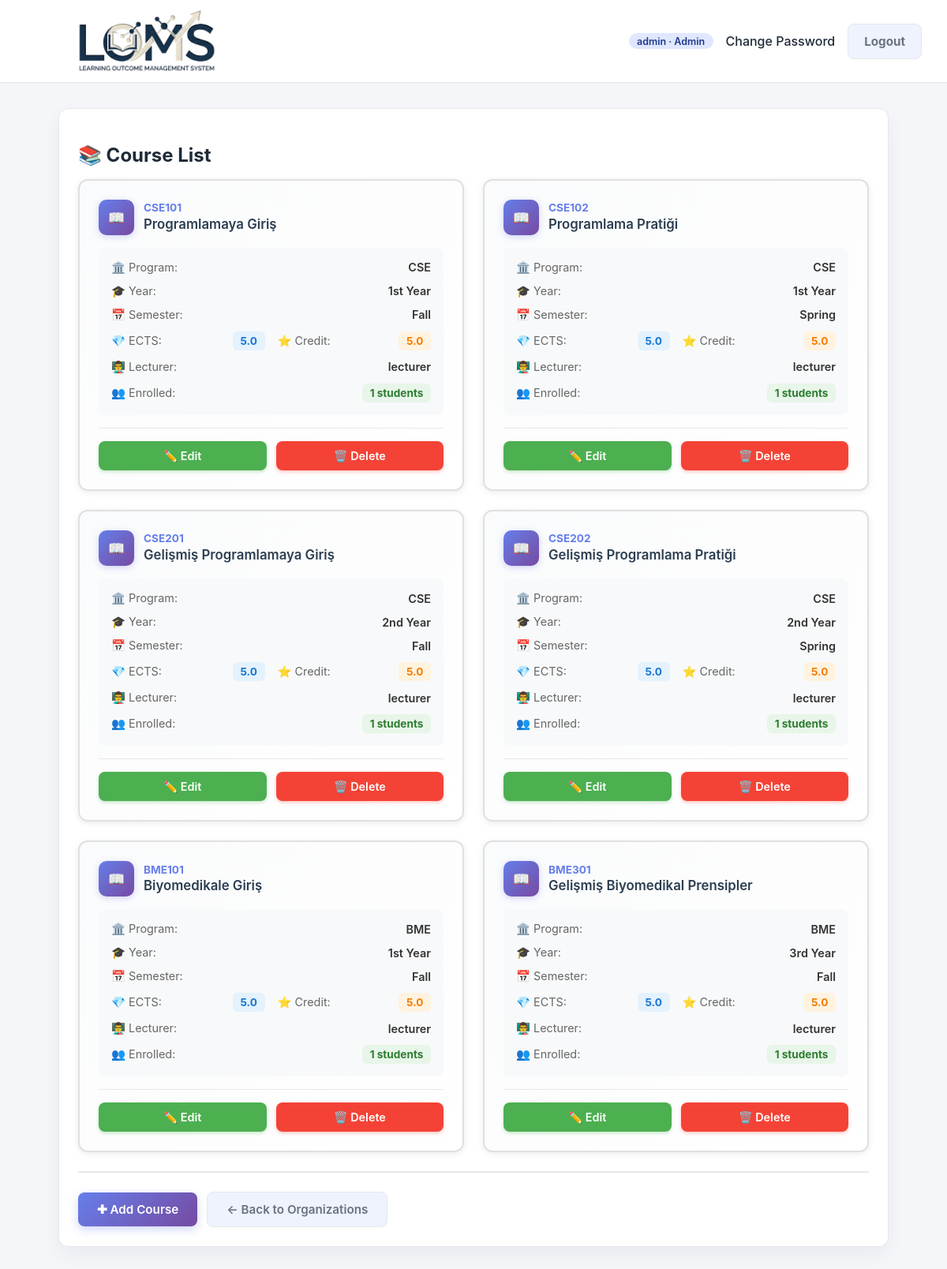
Screenshot of /courses/ (signed in) with the database file from the repository.
### accounts/models.py (models this page shows, shortened)
class CustomUser(AbstractUser):
    class Role(models.TextChoices):
        ADMIN = "ADMIN", "Admin"
        STUDENT_AFFAIRS = "STUDENT_AFFAIRS", "Student Affairs"
        FACULTY_MEMBER = "FACULTY_MEMBER", "Faculty Member"
        LECTURER = "LECTURER", "Lecturer"
        STUDENT = "STUDENT", "Student"
    role = models.CharField(
        max_length=32,
        choices=Role.choices,
        default=Role.STUDENT,
    )
    student_grade = models.PositiveSmallIntegerField(
        null=True,
        blank=True,
        help_text="Student grade / academic year (1-4).",
    )
    student_faculty = models.ForeignKey(
        "organizations.Faculty",
        null=True,
        blank=True,
        on_delete=models.SET_NULL,
        related_name="students",
        help_text="Faculty the student is enrolled in.",
    )
    student_program = models.ForeignKey(
        "organizations.Program",
        null=True,
        blank=True,
        on_delete=models.SET_NULL,
        related_name="students",
        help_text="Program the student belongs to.",
    )
    faculty_member_faculty = models.ForeignKey(
        "organizations.Faculty",
        null=True,
        blank=True,
        on_delete=models.SET_NULL,
        related_name="faculty_members",
        help_text="Faculty this faculty member is responsible for.",
    )
    lecturer_programs = models.ManyToManyField(
        "organizations.Program",
        blank=True,
        related_name="lecturers",
        help_text="Programs assigned to this lecturer.",
    )
    lecturer_courses = models.ManyToManyField(
        "courses.Course",
        blank=True,
        related_name="lecturers",
        help_text="Courses assigned to this lecturer.",
    )
    phone = models.CharField(
        max_length=20,
        blank=True,
        null=True,
    )
    student_number = models.CharField(
        max_length=32,
        null=True,
        blank=True,
        help_text="Official student identification number.",
    )
    must_change_password = models.BooleanField(
        default=False,
        help_text="User must update password after logging in with the initial credentials.",
    )
    objects = CustomUserManager()
    @property
    def is_admin(self):
        return self.role == self.Role.ADMIN and self.is_superuser
    @property
    def is_student_affairs(self):
        return self.role == self.Role.STUDENT_AFFAIRS
    @property
    def is_faculty_member(self):
        return self.role == self.Role.FACULTY_MEMBER
    @property
    def is_lecturer(self):
        return self.role == self.Role.LECTURER
    @property
    def is_student(self):
        return self.role == self.Role.STUDENT

### courses/models.py (models this page shows, shortened)
class Course(models.Model):
    class Year(models.IntegerChoices):
        YEAR_1 = 1, "1st Year"
        YEAR_2 = 2, "2nd Year"
        YEAR_3 = 3, "3rd Year"
        YEAR_4 = 4, "4th Year"
    class Semester(models.TextChoices):
        FALL = "FALL", "Fall"
        SPRING = "SPRING", "Spring"
        YEARLONG = "YEARLONG", "Year-long"
    program = models.ForeignKey(
        Program,
        on_delete=models.CASCADE,
        related_name="courses",
    )
    code = models.CharField(max_length=50)
    name = models.CharField(max_length=255)
    year = models.PositiveSmallIntegerField(
        choices=Year.choices,
        null=True,
        blank=True,
        help_text="Typical year students take this course (1-4).",
    )
    semester = models.CharField(
        max_length=16,
        choices=Semester.choices,
        default=Semester.FALL,
    )
    ects = models.DecimalField(
        max_digits=4,
        decimal_places=1,
        null=True,
        blank=True,
        help_text="ECTS credit value.",
    )
    credit = models.DecimalField(
        max_digits=4,
        decimal_places=1,
        null=True,
        blank=True,
        help_text="Local credit value.",
    )
    description = models.TextField(
        blank=True,
        help_text="Free-form course description.",
    )
    lecturer = models.ForeignKey(
        settings.AUTH_USER_MODEL,
        null=True,
        blank=True,
        on_delete=models.SET_NULL,
        related_name="lecturer_courses_assigned",
        help_text="Primary lecturer responsible for this course.",
    )
    students = models.ManyToManyField(
        settings.AUTH_USER_MODEL,
        blank=True,
        related_name="enrolled_courses",
        help_text="Students enrolled in this course (auto-managed).",
    )
    class Meta:
        unique_together = ("program", "code")
        ordering = ["program", "year", "semester", "code"]

### organizations/models.py (models this page shows, shortened)
class Program(models.Model):
    name = models.CharField(max_length=255)
    code = models.CharField(max_length=50, unique=True)
    faculty = models.ForeignKey(
        Faculty,
        on_delete=models.CASCADE,
        related_name="programs",
    )
    description = models.TextField(
        blank=True,
        help_text="Optional program description.",
    )
    coordinator = models.ForeignKey(
        settings.AUTH_USER_MODEL,
        null=True,
        blank=True,
        on_delete=models.SET_NULL,
        related_name="coordinated_programs",
        help_text="Program coordinator (optional).",
    )

### courses/views.py (the view)
# urls.py: path("", course_list, name="course_list"),
@role_required(CustomUser.Role.STUDENT_AFFAIRS)
def course_list(request):
    program_id = request.GET.get("program")
    if program_id:
        program = get_object_or_404(Program, id=program_id)
        courses = Course.objects.filter(program=program).select_related("program")
    else:
        program = None
        courses = Course.objects.select_related("program").all()
    context = {
        "courses": courses,
        "selected_program": program,
    }
    return render(request, "courses/course_list.html", context)

### templates/courses/course_list.html (shortened to what this page needs)
{% extends "base.html" %}
{% block content %}
<section class="card">
    <h2 class="page-title">📚 Course List</h2>
    <div style="display: grid; grid-template-columns: repeat(auto-fill, minmax(380px, 1fr)); gap: 1.5rem; margin-bottom: 1.5rem;">
        {% for c in courses %}
            <div style="border: 2px solid #e0e0e0; border-radius: 12px; padding: 1.5rem; background: linear-gradient(135deg, #fafbfc 0%, #ffffff 100%); box-shadow: 0 2px 8px rgba(0,0,0,0.08); transition: all 0.3s ease;"
                 onmouseover="this.style.transform='translateY(-4px)'; this.style.boxShadow='0 6px 16px rgba(0,0,0,0.12)'; this.style.borderColor='#667eea';"
                 onmouseout="this.style.transform='translateY(0)'; this.style.boxShadow='0 2px 8px rgba(0,0,0,0.08)'; this.style.borderColor='#e0e0e0';">
                <div style="margin-bottom: 1rem;">
                    <div style="display: flex; align-items: center; gap: 0.75rem; margin-bottom: 0.5rem;">
                        <div style="width: 45px; height: 45px; background: linear-gradient(135deg, #667eea 0%, #764ba2 100%); border-radius: 10px; display: flex; align-items: center; justify-content: center; color: white; font-weight: bold; font-size: 1.1rem; box-shadow: 0 2px 8px rgba(102, 126, 234, 0.3);">
                            📖
                        </div>
                        <div style="flex: 1;">
                            <div style="font-size: 0.85rem; color: #667eea; font-weight: 700; margin-bottom: 0.15rem;">
                                {{ c.code }}
                            </div>
                            <div style="font-weight: 600; color: #2c3e50; font-size: 1.05rem; line-height: 1.3;">
                                {{ c.name }}
                            </div>
                        </div>
                    </div>
                </div>
                <div style="display: grid; gap: 0.75rem; margin-bottom: 1rem; padding: 1rem; background: #f8f9fa; border-radius: 8px;">
                    <div style="display: flex; justify-content: space-between; align-items: center;">
                        <span style="color: #666; font-size: 0.9rem;">🏛️ Program:</span>
                        <span style="font-weight: 600; color: #333; font-size: 0.9rem;">{{ c.program.code }}</span>
                    </div>
                    {% if c.year %}
                    <div style="display: flex; justify-content: space-between; align-items: center;">
                        <span style="color: #666; font-size: 0.9rem;">🎓 Year:</span>
                        <span style="font-weight: 600; color: #333; font-size: 0.9rem;">{{ c.get_year_display }}</span>
                    </div>
                    {% endif %}
                    <div style="display: flex; justify-content: space-between; align-items: center;">
                        <span style="color: #666; font-size: 0.9rem;">📅 Semester:</span>
                        <span style="font-weight: 600; color: #333; font-size: 0.9rem;">{{ c.get_semester_display }}</span>
                    </div>
                    <div style="display: flex; gap: 1rem;">
                        {% if c.ects %}
                        <div style="flex: 1; display: flex; justify-content: space-between; align-items: center;">
                            <span style="color: #666; font-size: 0.9rem;">💎 ECTS:</span>
                            <span style="background: #e3f2fd; color: #1976d2; padding: 0.25rem 0.6rem; border-radius: 6px; font-weight: 700; font-size: 0.85rem;">{{ c.ects }}</span>
                        </div>
                        {% endif %}
                        {% if c.credit %}
                        <div style="flex: 1; display: flex; justify-content: space-between; align-items: center;">
                            <span style="color: #666; font-size: 0.9rem;">⭐ Credit:</span>
                            <span style="background: #fff3e0; color: #f57c00; padding: 0.25rem 0.6rem; border-radius: 6px; font-weight: 700; font-size: 0.85rem;">{{ c.credit }}</span>
                        </div>
                        {% endif %}
                    </div>
                    {% if c.lecturer %}
                    <div style="display: flex; justify-content: space-between; align-items: center;">
                        <span style="color: #666; font-size: 0.9rem;">👨‍🏫 Lecturer:</span>
                        <span style="font-weight: 600; color: #333; font-size: 0.9rem;">{{ c.lecturer.username }}</span>
                    </div>
                    {% endif %}
                    <div style="display: flex; justify-content: space-between; align-items: center;">
                        <span style="color: #666; font-size: 0.9rem;">👥 Enrolled:</span>
                        <span style="background: #e8f5e9; color: #2e7d32; padding: 0.25rem 0.6rem; border-radius: 6px; font-weight: 700; font-size: 0.85rem;">{{ c.students.count }} students</span>
                    </div>
                </div>
                <div style="display: flex; gap: 0.75rem; padding-top: 1rem; border-top: 1px solid #e8e8e8;">
                    <a href="{% url 'courses:course_edit' c.id %}"
                       style="flex: 1; text-align: center; background: #4CAF50; color: white; padding: 0.6rem 1rem; border-radius: 8px; text-decoration: none; font-weight: 600; font-size: 0.9rem; transition: all 0.3s ease; box-shadow: 0 2px 4px rgba(76, 175, 80, 0.3);"
                       onmouseover="this.style.background='#45a049'; this.style.transform='translateY(-2px)'; this.style.boxShadow='0 4px 8px rgba(76, 175, 80, 0.4)';"
                       onmouseout="this.style.background='#4CAF50'; this.style.transform='translateY(0)'; this.style.boxShadow='0 2px 4px rgba(76, 175, 80, 0.3)';">
                        ✏️ Edit
                    </a>
                    <a href="{% url 'courses:course_delete' c.id %}"
                       style="flex: 1; text-align: center; background: #f44336; color: white; padding: 0.6rem 1rem; border-radius: 8px; text-decoration: none; font-weight: 600; font-size: 0.9rem; transition: all 0.3s ease; box-shadow: 0 2px 4px rgba(244, 67, 54, 0.3);"
                       onmouseover="this.style.background='#da190b'; this.style.transform='translateY(-2px)'; this.style.boxShadow='0 4px 8px rgba(244, 67, 54, 0.4)';"
                       onmouseout="this.style.background='#f44336'; this.style.transform='translateY(0)'; this.style.boxShadow='0 2px 4px rgba(244, 67, 54, 0.3)';">
                        🗑️ Delete
                    </a>
                </div>
            </div>
        {% empty %}
            <div style="grid-column: 1 / -1; text-align: center; padding: 3rem 1rem; background: #f9f9f9; border-radius: 12px; border: 2px dashed #ddd;">
                <div style="font-size: 3rem; margin-bottom: 1rem;">📚</div>
                <p style="color: #999; font-size: 1.1rem; margin: 0;">No courses found.</p>
            </div>
        {% endfor %}
    </div>
    <div style="display:flex; gap:0.75rem; align-items:center; margin-top:1.5rem; padding-top: 1.5rem; border-top: 2px solid #e8e8e8;">
        <a class="btn" href="{% url 'courses:course_create' %}{% if selected_program %}?program={{ selected_program.id }}{% endif %}"
           style="background: linear-gradient(135deg, #667eea 0%, #764ba2 100%); color: white; padding: 0.75rem 1.5rem; border-radius: 8px; text-decoration: none; font-weight: 600; box-shadow: 0 4px 12px rgba(102, 126, 234, 0.3); transition: all 0.3s ease;"
           onmouseover="this.style.transform='translateY(-2px)'; this.style.boxShadow='0 6px 16px rgba(102, 126, 234, 0.4)';"
           onmouseout="this.style.transform='translateY(0)'; this.style.boxShadow='0 4px 12px rgba(102, 126, 234, 0.3)';">
            ✚ Add Course
        </a>
        <a class="btn outline" href="{% url 'organizations:faculty_program_list' %}"
           style="padding: 0.75rem 1.5rem; border-radius: 8px; text-decoration: none; font-weight: 600;">
            ← Back to Organizations
        </a>
    </div>
</section>
{% endblock %}

### templates/base.html (shortened to what this page needs)
<!DOCTYPE html>
{% load static %}
<html lang="en">
<head>
</head>
<body>
<header>
    <img src="{% static 'images/LOMS-Photoroom.png' %}" alt="LOMS" style="height: 5rem; margin: 0;">
    <nav>
        {% if user.is_authenticated %}
            <span class="pill">{{ user.username }} · {{ user.get_role_display }}</span>
            <a href="{% url 'accounts:password_change' %}">Change Password</a>
            <form method="post" action="{% url 'accounts:logout' %}" class="logout-form">
                <button type="submit" class="btn outline">Logout</button>
            </form>
        {% endif %}
    </nav>
</header>
<main>
    {% block content %}{% endblock %}
</main>
</body>
</html>

### templates/base.html (style rules this page uses)
:root { --bg: #f5f6fa; --card-bg: #ffffff; --text: #1f2a37; --muted: #6b7280; --primary: #2563eb; --primary-dark: #1e3a8a; --border: #e5e7eb; --success: #059669; }
* { box-sizing: border-box; font-family: "Inter", "Segoe UI", system-ui, -apple-system, BlinkMacSystemFont, sans-serif; }
body { margin: 0; background: var(--bg); color: var(--text); overflow-y: scroll; }
header { background: var(--card-bg); border-bottom: 1px solid var(--border); padding: 0.75rem 2rem; display: flex; align-items: center; justify-content: space-between; position: sticky; top: 0; z-index: 5; }
header h1, header img { margin: 0; font-size: 1.5rem; }
nav { display: flex; gap: 1rem; align-items: center; flex-wrap: wrap; }
nav a { color: var(--text); text-decoration: none; font-weight: 500; }
.logout-form { display: inline-flex; margin: 0; }
.btn, button { border: none; border-radius: 8px; padding: 0.75rem 1.25rem; background: var(--primary); color: #fff; font-weight: 700; font-size: 0.95rem; cursor: pointer; transition: background 0.2s ease; text-decoration: none; display: inline-block; }
.btn.outline { background: rgba(37, 99, 235, 0.08); border: 1px solid var(--border); color: var(--muted); transition: all 0.2s ease; }
main { max-width: 1100px; margin: 2rem auto; padding: 0 1.5rem 2.5rem; }
.page-title { margin-bottom: 1rem; }
.card { background: var(--card-bg); border: 1px solid var(--border); border-radius: 12px; padding: 1.5rem; box-shadow: 0 10px 25px rgba(15, 23, 42, 0.05); max-width: 1200px; margin: 0 auto; }
form { display: flex; flex-direction: column; gap: 0.85rem; }
.pill { display: inline-block; padding: 0.15rem 0.65rem; border-radius: 999px; background: #e0e7ff; color: var(--primary-dark); font-size: 0.78rem; font-weight: 600; }

### rows the page displays
CustomUser: username "admin", role "Admin"
Course: code "CSE101", name "Programlamaya Giriş", program.code "CSE", year "1st Year", semester "Fall", ects "5.0", credit "5.0", lecturer.username "lecturer", students.count "1"
Course: code "CSE102", name "Programlama Pratiği", program.code "CSE", year "1st Year", semester "Spring", ects "5.0", credit "5.0", lecturer.username "lecturer", students.count "1"
Course: code "CSE201", name "Gelişmiş Programlamaya Giriş", program.code "CSE", year "2nd Year", semester "Fall", ects "5.0", credit "5.0", lecturer.username "lecturer", students.count "1"
Course: code "CSE202", name "Gelişmiş Programlama Pratiği", program.code "CSE", year "2nd Year", semester "Spring", ects "5.0", credit "5.0", lecturer.username "lecturer", students.count "1"
Course: code "BME101", name "Biyomedikale Giriş", program.code "BME", year "1st Year", semester "Fall", ects "5.0", credit "5.0", lecturer.username "lecturer", students.count "1"
Course: code "BME301", name "Gelişmiş Biyomedikal Prensipler", program.code "BME", year "3rd Year", semester "Fall", ects "5.0", credit "5.0", lecturer.username "lecturer", students.count "1"
